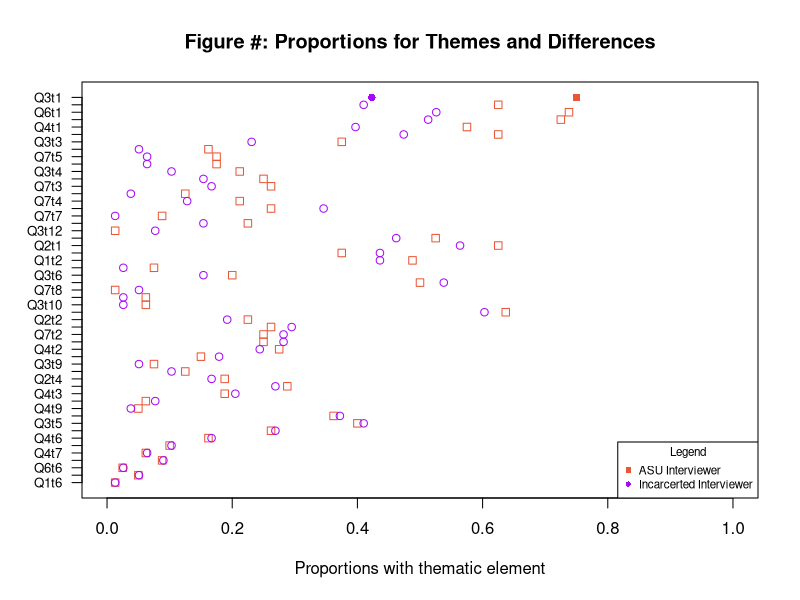
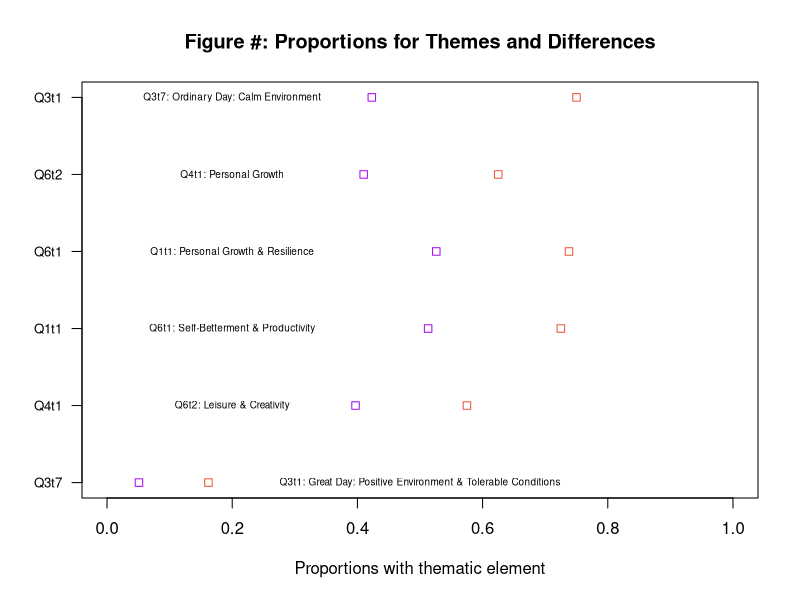

Reproduce these figures in R, in order.
# ================================================================== #
# PAPER TITLE
# ================================================================== #

# DOCUMENT!!!


# ================================================================== #
# Setup ----

# Clear the workspace
rm( list = ls() )


# Load the libraries
library( dplyr )     # for working with the data


# ================================================================== #
# write the function to execute the test

test.table <- function(
  # arguments
  n_ASU = 80, n_INI = 78, # total count for each group
  n_ASU_y_THEME_y = 58,   # yes response to theme for ASU
  n_INI_y_THEME_y = 40,   # yes response to theme for incarcerated interviewers
  n_ASU_y_THEME_n = n_ASU - n_ASU_y_THEME_y, # no response to theme for ASU
  n_INI_y_THEME_n = n_INI - n_INI_y_THEME_y  # no response to them for incarcerated interviewers
  ){
  
  # create the table  
  dat_table <- matrix(
    c( 
      n_ASU_y_THEME_y,
      n_ASU_y_THEME_n,
      n_INI_y_THEME_y,
      n_INI_y_THEME_n ),
    nrow = 2,
    byrow = FALSE
    )
  
  # run the test
  table_test <- chisq.test( dat_table )
  
  # grab what you want to return
  return(
    cbind( table_test$statistic,
           table_test$p.value 
           )
  )
}


# ================================================================== #
# build the dataset of responses


# record the responses for each theme
s1q1Themes <- rbind( 
  c( 58, 40 ), # cell counts for theme 1
  c( 39, 34 ), # cell counts for theme 2...
  c( 21, 27 ),
  c( 20, 22 ),
  c(  5,  6 ),
  c(  1,  1 )
  )

s1q2Themes <- rbind( 
  c( 50, 44 ),
  c( 18, 15 ),
  c( 12, 14 ),
  c( 15, 13 ),
  c( 14,  5 ),
  c( 10,  8 ),
  c(  8,  8 ),
  c( 10,  3 )
)

s1q3Themes <- rbind( 
  c( 60, 33 ),
  c( 30, 34 ),
  c( 30, 18 ),
  c( 17,  8 ),
  c( 32, 32 ),
  c( 16, 12 ),
  c( 13,  4 ),
  c(  7,  7 ),
  c(  6,  4 ),
  c(  5,  2 ),
  c(  4,  4 ),
  c(  1,  6 )
)

s1q4Themes <- rbind( 
  c( 46, 31 ),
  c( 22, 19 ),
  c( 15, 16 ),
  c( 20, 12 ),
  c( 18, 12 ),
  c( 13, 13 ),
  c(  5,  5 ),
  c(  5,  2 ),
  c(  4,  3 )
)

s1q5Themes <- rbind( 
  c( 51, 47 ),
  c( 50, 37 ),
  c( 42, 36 ),
  c( 23, 21 )
)

s1q6Themes <- rbind( 
  c( 59, 41 ),
  c( 50, 32 ),
  c( 29, 29 ),
  c( 21, 21 ),
  c( 21, 23 ),
  c(  2,  2 )
)

s1q7Themes <- rbind( 
  c( 40, 42 ),
  c( 20, 22 ),
  c( 21, 13 ),
  c( 17, 10 ),
  c( 14,  5 ),
  c(  6,  2 ),
  c(  7,  1 ),
  c(  1,  4 )
)
  
# pull the themes together  
datThemes <- rbind( 
  s1q1Themes,
  s1q2Themes,
  s1q3Themes,
  s1q4Themes,
  s1q5Themes,
  s1q6Themes,
  s1q7Themes
  )

# assign column names
colnames( datThemes ) <- c( "ASU.Yes", "INI.Yes" )

# create the object to store the results
results <- matrix( NA, nrow = dim( datThemes )[1], ncol = 2 )

# loop the function over the results object
for( i in 1:dim( datThemes )[1] ){
  results[i,] <- round(
    test.table( 
      n_ASU_y_THEME_y = datThemes[i,1],
      n_INI_y_THEME_y = datThemes[i,2] 
      ),
    3
  )
}

# assign labels to the columns
colnames( results ) <- c( "chivalue", "pvalue" )

# coerce to data frame
results <- as.data.frame( results )

# create reject/fail based on unadjusted
results$reject <- ifelse( results$pvalue < 0.05, "Yes", "No" )

# Create reject/fail to reject based on bonferroni
results$Bonf.reject <- ifelse( results$pvalue < round( 0.05 / dim( datThemes )[1], 3 ), "Yes", "No" )


# ================================================================== #
# Create the proportions to use for the plot

datThemes <- as.data.frame( datThemes )

# create the proportions
datThemes$ASU.Yes.p <- round( datThemes$ASU.Yes / 80, 3 )
datThemes$INI.Yes.p <- round( datThemes$INI.Yes / 78 , 3 ) 

# create the difference used to sort below
datThemes$diff <- abs( datThemes$ASU.Yes.p - datThemes$INI.Yes.p )

# Create vector of names for the plot
datThemes$custom_labels <- c(
  paste("Q1t",rep( 1:dim( s1q1Themes )[1] ), sep = "" ),
  paste("Q2t",rep( 1:dim( s1q2Themes )[1] ), sep = "" ),
  paste("Q3t",rep( 1:dim( s1q3Themes )[1] ), sep = "" ),
  paste("Q4t",rep( 1:dim( s1q4Themes )[1] ), sep = "" ),
  paste("Q5t",rep( 1:dim( s1q5Themes )[1] ), sep = "" ),
  paste("Q6t",rep( 1:dim( s1q6Themes )[1] ), sep = "" ),
  paste("Q7t",rep( 1:dim( s1q7Themes )[1] ), sep = "" )
)

# add the results
datThemes$reject <- results$reject


# ================================================================== #
# Create the function to plot the results


# define parts of the plot
y.ax <- seq( 1: dim( datThemes )[1] )
cols <- c( "#eb5636","#a709f7" )

pchs <- c(
  rep( 0, dim( datThemes )[1] - 1 ),
  rep( 15, 1 ),
  rep( 1, dim( datThemes )[1] - 1 ),
  rep( 16, 1 )
  )

# labels for the legend
legend_labels <- c( 
  "ASU Interviewer", 
  "Incarcerted Interviewer"
)


# execute plot
plot(
  seq( 0, 1, length.out = dim( datThemes )[1] ),
  y.ax,
  type = "n",
  xlab = "Proportions with thematic element",
  ylab = "",
  yaxt = "n"
)

# set up points for the plot
points( datThemes$ASU.Yes.p[order(datThemes$diff)], y.ax, col = cols[1], pch = pchs[1:53] )
points( datThemes$INI.Yes.p[order(datThemes$diff)], y.ax, col = cols[2], pch = pchs[54:106] )

axis( side = 2, at = y.ax, las = 1, labels = datThemes$custom_labels[order(datThemes$diff)], cex.axis = 0.8 )
title( "Figure #: Proportions for Themes and Differences" )

# add a legend
legend( "bottomright" ,
        pch = c( 15,16 ),
        col = cols,
        legend = legend_labels, 
        title = "Legend", cex = 0.7
)



# take those for which you reject the null
datReject <- datThemes %>% 
  filter( reject == "Yes")

themes <- c(
  "Q3t7: Ordinary Day: Calm Environment",
  "Q4t1: Personal Growth",
  "Q1t1: Personal Growth & Resilience",
  "Q6t1: Self-Betterment & Productivity",
  "Q6t2: Leisure & Creativity",
  "Q3t1: Great Day: Positive Environment & Tolerable Conditions"
)

# execute plot
plot(
  seq( 0, 1, length.out = dim( datReject )[1] ),
  seq( 1: dim( datReject )[1] ),
  type = "n",
  xlab = "Proportions with thematic element",
  ylab = "",
  yaxt = "n"
)


# set up points for the plot
points( datReject$ASU.Yes.p[order(datReject$diff)], seq( 1: dim( datReject )[1] ), col = cols[1], pch = pchs[1] )
points( datReject$INI.Yes.p[order(datReject$diff)], seq( 1: dim( datReject )[1] ), col = cols[2], pch = pchs[2] )

axis( side = 2, at = seq( 1: dim( datReject )[1] ), las = 1, labels = datReject$custom_labels[order(datReject$diff)], cex.axis = 0.8 )
title( "Figure #: Proportions for Themes and Differences" )

text( 0.2, 6, themes[1], cex = 0.6 )
text( 0.2, 5, themes[2], cex = 0.6 )
text( 0.2, 4, themes[3], cex = 0.6 )
text( 0.2, 3, themes[4], cex = 0.6 )
text( 0.2, 2, themes[5], cex = 0.6 )
text( 0.5, 1, themes[6], cex = 0.6 )

